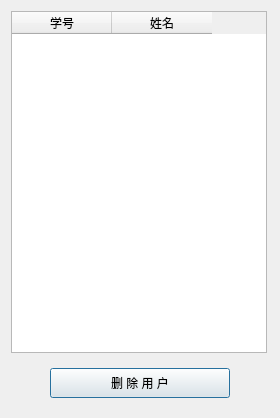
<?xml version="1.0" encoding="UTF-8"?>
<ui version="4.0">
 <class>UserManage</class>
 <widget class="QDialog" name="UserManage">
  <property name="geometry">
   <rect>
    <x>0</x>
    <y>0</y>
    <width>280</width>
    <height>418</height>
   </rect>
  </property>
  <property name="windowTitle">
   <string>管理用户</string>
  </property>
  <layout class="QFormLayout" name="formLayout">
   <item row="0" column="0">
    <widget class="QTableWidget" name="deleteUserButton">
     <column>
      <property name="text">
       <string notr="true">学号</string>
      </property>
     </column>
     <column>
      <property name="text">
       <string>姓名</string>
      </property>
     </column>
    </widget>
   </item>
   <item row="1" column="0" colspan="2">
    <widget class="QWidget" name="widget" native="true">
     <property name="minimumSize">
      <size>
       <width>0</width>
       <height>48</height>
      </size>
     </property>
     <layout class="QHBoxLayout" name="horizontalLayout">
      <item>
       <layout class="QHBoxLayout" name="hlayout">
        <item>
         <widget class="QPushButton" name="pushButton">
          <property name="maximumSize">
           <size>
            <width>180</width>
            <height>36</height>
           </size>
          </property>
          <property name="text">
           <string>删 除 用 户</string>
          </property>
         </widget>
        </item>
       </layout>
      </item>
     </layout>
    </widget>
   </item>
  </layout>
 </widget>
 <resources/>
 <connections/>
</ui>
